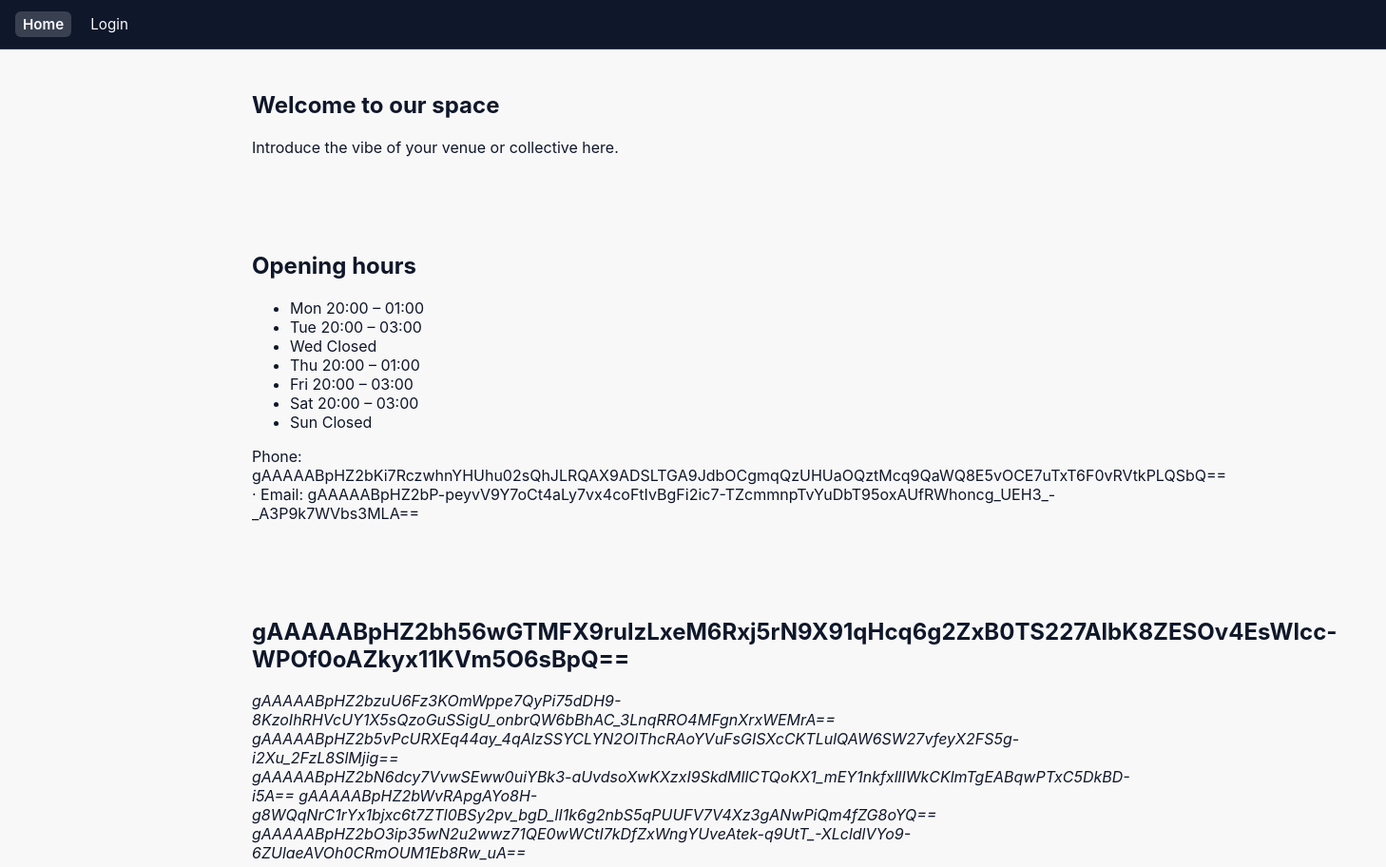
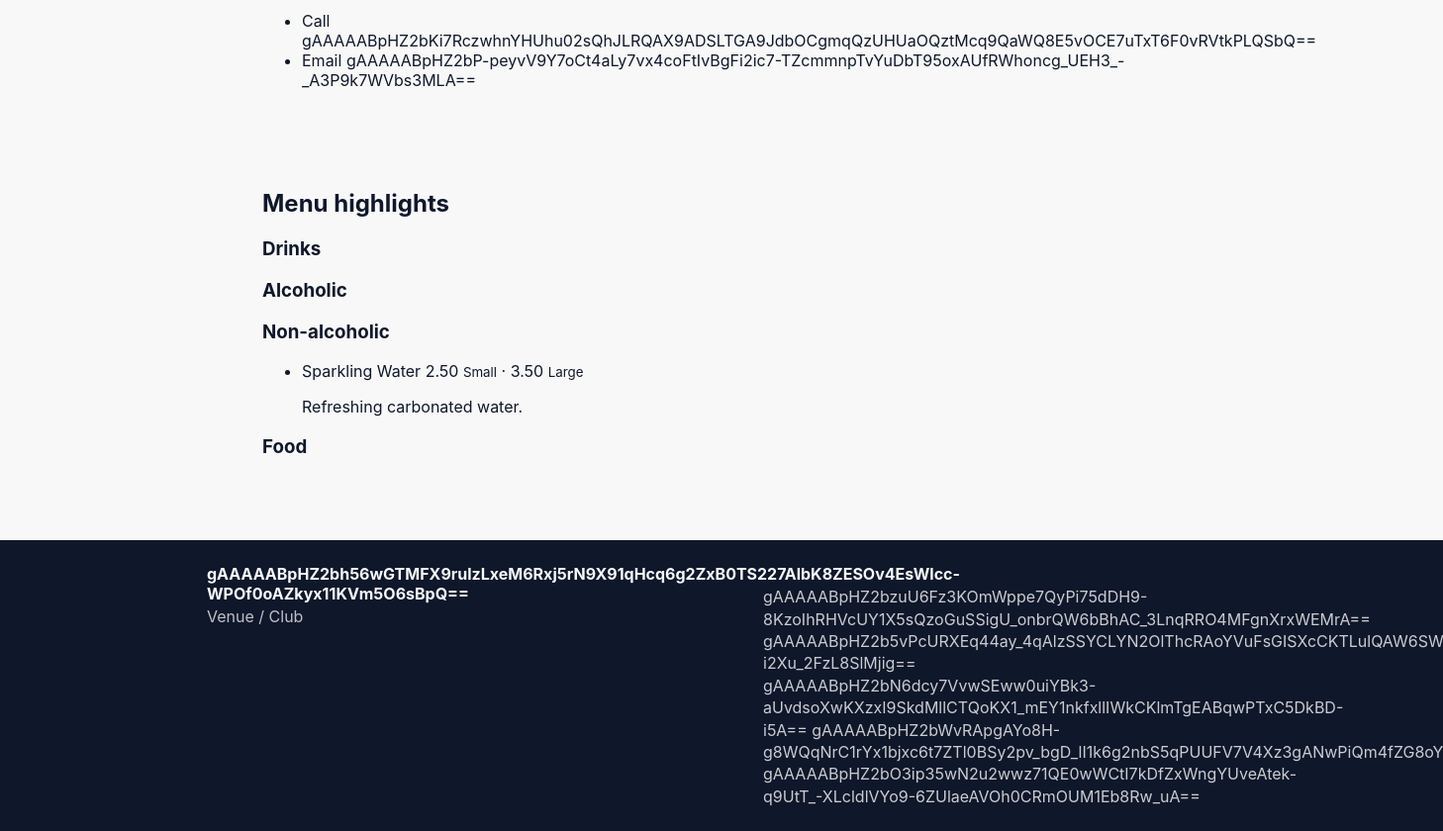
The page / on the database its author committed (2 pictures, top to bottom).
### app/pages/models.py (models this page shows, shortened)
class Page(models.Model):
    class Status(models.TextChoices):
        DRAFT = "draft", "Draft"
        REVIEW = "review", "Needs review"
        PUBLISHED = "published", "Published"
    title = models.CharField(max_length=200)
    slug = models.SlugField(max_length=200, unique=True)
    summary = models.TextField(blank=True)
    body = CKEditor5Field("Body", blank=True, config_name="default")
    blocks = models.JSONField(
        default=list,
        blank=True,
        help_text="Structured block data used by the visual page builder.",
    )
    status = models.CharField(max_length=15, choices=Status.choices, default=Status.DRAFT)
    is_visible = models.BooleanField(
        default=True,
        help_text="If disabled the page stays in drafts and is hidden from navigation.",
    )
    navigation_order = models.PositiveIntegerField(default=0)
    show_navigation_bar = models.BooleanField(
        default=True,
        help_text="Display the navigation bar on this page.",
    )
    custom_nav_items = models.JSONField(
        default=list,
        blank=True,
        help_text="Ordered list of page slugs to display when this page renders (leave empty to hide the navigation bar).",
    )
    hero_image = models.ImageField(upload_to="pages/heroes/", blank=True, null=True)
    published_at = models.DateTimeField(blank=True, null=True)
    created_at = AutoCreatedField("created at")
    updated_at = AutoLastModifiedField("updated at")
    created_by = models.ForeignKey(
        settings.AUTH_USER_MODEL,
        related_name="pages_created",
        on_delete=models.SET_NULL,
        blank=True,
        null=True,
    )
    updated_by = models.ForeignKey(
        settings.AUTH_USER_MODEL,
        related_name="pages_updated",
        on_delete=models.SET_NULL,
        blank=True,
        null=True,
    )
    objects = PageQuerySet.as_manager()
    class Meta:
        ordering = ("navigation_order", "title")
    def get_absolute_url(self):
        from django.urls import reverse
        return reverse("public:page-detail", kwargs={"slug": self.slug})
    render_body_only = models.BooleanField(
        default=False,
        help_text="If enabled, ignore the block builder and render the raw HTML body only.",
    )
    def render_content_segments(self, *, request=None, extra_context=None):
        if self.render_body_only or not self.blocks:
            html = self.body or ""
            return mark_safe(html), mark_safe("")
        main_blocks = [block for block in self.blocks if block.get("type") != "footer"]
        footer_blocks = [block for block in self.blocks if block.get("type") == "footer"]
        main_html = render_blocks(main_blocks, request=request, extra_context=extra_context)
        footer_html = render_blocks(footer_blocks, request=request, extra_context=extra_context)
        return main_html, footer_html

### app/setup/models.py (models this page shows, shortened)
class SiteSettings(models.Model):
    class Mode(models.TextChoices):
        VENUE = "VENUE", _("Venue / Club")
        BAND = "BAND", _("Band / Artist")
        PERSON = "PERSON", _("Person / Blog")
    mode = models.CharField(max_length=10, choices=Mode.choices, default=Mode.VENUE)
    org_name = EncryptedCharField(max_length=200, blank=True)
    logo = models.ImageField(upload_to="logos/", blank=True, null=True)
    logo_secondary = models.ImageField(upload_to="logos/", blank=True, null=True)
    address_street = EncryptedCharField(max_length=200, blank=True)
    address_number = EncryptedCharField(max_length=20, blank=True)
    address_postal_code = EncryptedCharField(max_length=20, blank=True)
    address_city = EncryptedCharField(max_length=120, blank=True)
    address_country = EncryptedCharField(max_length=120, blank=True)
    address_autocomplete = models.BooleanField(
        default=False,
        help_text=_("Enable address autocomplete (requires JS integration)."),
    )
    contact_email = EncryptedEmailField(blank=True)
    contact_phone = EncryptedCharField(max_length=64, blank=True)
    website_url = models.URLField(blank=True)
    social_facebook = models.URLField(blank=True)
    social_instagram = models.URLField(blank=True)
    social_twitter = models.URLField(blank=True, help_text=_("X / Twitter URL"))
    social_tiktok = models.URLField(blank=True)
    social_youtube = models.URLField(blank=True)
    social_spotify = models.URLField(blank=True)
    social_soundcloud = models.URLField(blank=True)
    social_bandcamp = models.URLField(blank=True)
    social_linkedin = models.URLField(blank=True)
    social_mastodon = models.URLField(blank=True)
    same_as = EncryptedTextField(blank=True, help_text=_("schema.org sameAs: one URL per line"))
    geo_lat = models.DecimalField(
        max_digits=9, decimal_places=6, null=True, blank=True, help_text=_("Latitude")
    )
    geo_lng = models.DecimalField(
        max_digits=9, decimal_places=6, null=True, blank=True, help_text=_("Longitude")
    )
    price_range = models.CharField(max_length=20, blank=True, help_text=_("e.g., $, $$, $$$"))
    default_currency = models.CharField(
        max_length=8, default="EUR", help_text=_("Currency code (suggested list + free text)")
    )
    membership_enabled = models.BooleanField(default=False)
    membership_hint = models.CharField(
        max_length=200, blank=True, help_text=_("Short label shown next to money icon.")
    )
    public_pages_enabled = models.BooleanField(
        default=True,
        help_text=_("Expose the public-facing site powered by the Pages app."),
    )
    required_pages = models.TextField(
        blank=True,
        help_text=_("Legacy field for auto-created pages; no longer used by the UI."),
    )
    created_at = models.DateTimeField(auto_now_add=True)
    updated_at = models.DateTimeField(auto_now=True)
    smoking_allowed = models.BooleanField(null=True, blank=True)
    pets_allowed_text = models.CharField(max_length=120, blank=True)
    typical_age_range = models.CharField(max_length=20, blank=True)
    acc_step_free = models.BooleanField(default=False)
    acc_wheelchair = models.BooleanField(default=False)
    acc_accessible_wc = models.BooleanField(default=False)
    acc_visual_aid = models.BooleanField(default=False)
    acc_service_animals = models.BooleanField(default=False)
    accessibility_summary = models.TextField(blank=True)
    lgbtq_friendly = models.BooleanField(default=False)
    minors_policy_note = models.CharField(max_length=200, blank=True)
    maximum_attendee_capacity = models.PositiveIntegerField(null=True, blank=True)
    awareness_team_available = models.BooleanField(default=False)
    awareness_contact = EncryptedCharField(
        max_length=200,
        blank=True,
        help_text=_("Phone, email, URL, or a short instruction (free text)."),
    )
    publish_opening_times = models.BooleanField(
        default=False,
        verbose_name="Show opening times on public pages",
        help_text="If checked, opening times will be rendered on public pages."
    )
    @classmethod
    def get_solo(cls):
        obj, _ = cls.objects.get_or_create(id=1)
        return obj

### app/menu/models.py (models this page shows, shortened)
class Category(models.Model):
    KIND_DRINK = "drink"
    KIND_FOOD = "food"
    KIND_CHOICES = [
        (KIND_DRINK, "Drink"),
        (KIND_FOOD, "Food"),
    ]
    name = models.CharField(max_length=120)
    slug = models.SlugField(max_length=140, unique=True, validators=[slug_validator], blank=True)
    parent = models.ForeignKey("self", null=True, blank=True, related_name="children", on_delete=models.CASCADE)
    kind = models.CharField(max_length=16, choices=KIND_CHOICES)
    unit_group = models.ForeignKey(UnitGroup, null=True, blank=True, on_delete=models.SET_NULL)
    class Meta:
        ordering = ["parent__id", "name"]

class Item(models.Model):
    name = models.CharField(max_length=160)
    slug = models.SlugField(max_length=180, unique=True, validators=[slug_validator], blank=True)
    category = models.ForeignKey(Category, related_name="items", on_delete=models.PROTECT)
    description = models.TextField(blank=True)
    allergens_note = models.CharField(max_length=240, blank=True)
    vegan = models.BooleanField(default=False)
    vegetarian = models.BooleanField(default=False)
    gluten_free = models.BooleanField(default=False)
    sugar_free = models.BooleanField(default=False)
    lactose_free = models.BooleanField(default=False)
    nut_free = models.BooleanField(default=False)
    halal = models.BooleanField(default=False)
    kosher = models.BooleanField(default=False)
    visible_public = models.BooleanField(default=True)
    featured = models.BooleanField(default=False)
    sold_out_until = models.DateTimeField(null=True, blank=True)
    new_until = models.DateTimeField(null=True, blank=True)
    unit_group_override = models.ForeignKey(UnitGroup, null=True, blank=True, on_delete=models.SET_NULL)
    class Meta:
        ordering = ["name"]
    def is_sold_out(self) -> bool:
        return bool(self.sold_out_until and self.sold_out_until >= timezone.now())
    def is_new(self) -> bool:
        return bool(self.new_until and self.new_until >= timezone.now())

class ItemVariant(models.Model):
    item = models.ForeignKey(Item, related_name="variants", on_delete=models.CASCADE)
    label = models.CharField(max_length=64, blank=True)
    quantity = models.DecimalField(max_digits=8, decimal_places=3, validators=[MinValueValidator(0)])
    unit = models.ForeignKey(Unit, on_delete=models.PROTECT)
    price = models.DecimalField(max_digits=8, decimal_places=2, validators=[MinValueValidator(0)])
    abv = models.DecimalField(max_digits=5, decimal_places=2, null=True, blank=True, help_text="Alcohol by volume (%)")
    class Meta:
        ordering = ["item__name", "unit__kind", "quantity", "label"]

### app/pages/views_public.py (the view, shortened to what this page needs)
def home(request):
    _public_enabled_or_404()
    page = _first_available_page()
    if page.slug != "home":
        return redirect(page.get_absolute_url())
    return _render_page(request, page)

### app/templates/pages/blocks/hero.html (shortened to what this page needs)
{% load static %}
<section class="page-block page-block--hero align-{{ props.alignment|default:'center' }}">
  <div class="page-block__background" style="">
    <div class="page-block__container">
      {% if props.title %}<h1 class="page-hero__title">{{ props.title }}</h1>{% endif %}
      {% if props.subtitle %}<p class="page-hero__subtitle">{{ props.subtitle }}</p>{% endif %}
    </div>
  </div>
</section>

### app/templates/pages/blocks/opening_hours.html (shortened to what this page needs)
<section class="page-block page-block--hours">
  <div class="page-block__container">
    {% if props.title or props.subtitle %}
      <div class="page-block__header">
        {% if props.title %}<h2>{{ props.title }}</h2>{% endif %}
      </div>
    {% endif %}
    <ul class="page-hours">
      {% for entry in hours.entries %}
        <li class="page-hours__row">
          <span class="page-hours__weekday">{{ entry.weekday }}</span>
          {% if entry.closed %}
            <span class="page-hours__status">Closed</span>
          {% else %}
            <span class="page-hours__status">{{ entry.open_time }} – {{ entry.close_time }}</span>
          {% endif %}
        </li>
      {% empty %}
        <li class="page-hours__row"><span class="muted">Opening times not configured yet.</span></li>
      {% endfor %}
    </ul>
    {% if props.show_contact and site.contact %}
      <p class="page-hours__contact">
        {% if site.contact.phone %}Phone: <a href="tel:{{ site.contact.phone }}">{{ site.contact.phone }}</a>{% endif %}
        {% if site.contact.email %} · Email: <a href="mailto:{{ site.contact.email }}">{{ site.contact.email }}</a>{% endif %}
      </p>
    {% endif %}
  </div>
</section>

### app/templates/pages/blocks/contact.html (shortened to what this page needs)
<section class="page-block page-block--contact">
  <div class="page-block__container">
    <div class="page-contact">
      <div class="page-contact__details">
        {% if site.name %}<h2>{{ site.name }}</h2>{% endif %}
        <address>
          {% if site.address.street or site.address.number %}
            <div>{{ site.address.street }} {% if site.address.number %}{{ site.address.number }}{% endif %}</div>
          {% endif %}
          {% if site.address.postal_code or site.address.city %}
            <div>{{ site.address.postal_code }} {{ site.address.city }}</div>
          {% endif %}
          {% if site.address.country %}<div>{{ site.address.country }}</div>{% endif %}
        </address>
        <ul class="page-contact__list">
          {% if site.contact.phone %}<li><a href="tel:{{ site.contact.phone }}">Call {{ site.contact.phone }}</a></li>{% endif %}
          {% if site.contact.email %}<li><a href="mailto:{{ site.contact.email }}">Email {{ site.contact.email }}</a></li>{% endif %}
        </ul>
      </div>
    </div>
  </div>
</section>

### app/templates/pages/blocks/partials/menu_section.html (shortened to what this page needs)
<div class="page-menu__section depth-{{ category.depth }}">
  <h3 class="page-menu__heading">{{ category.name }}</h3>
  {% if category.items %}
    <ul class="page-menu__items">
      {% for item in category.items %}
        <li class="page-menu__item">
          <div class="page-menu__item-header">
            <span class="page-menu__item-name">{{ item.name }}</span>
            {% if item.variants %}
              <span class="page-menu__item-price">
                {% for variant in item.variants %}
                  <span class="price">
                    {{ variant.price }}
                    {% if variant.label %}<small>{{ variant.label }}</small>{% endif %}
                    {% if not forloop.last %} · {% endif %}
                  </span>
                {% endfor %}
              </span>
            {% endif %}
          </div>
          {% if item.description %}<p class="page-menu__item-desc">{{ item.description }}</p>{% endif %}
        </li>
      {% endfor %}
    </ul>
  {% endif %}
  {% if category.children %}
    <div class="page-menu__children">
      {% for child in category.children %}
        {% include "pages/blocks/partials/menu_section.html" with category=child props=props %}
      {% endfor %}
    </div>
  {% endif %}
</div>

### app/templates/pages/blocks/footer.html (shortened to what this page needs)
<footer class="page-block page-block--footer">
  <div class="page-block__container">
    <div class="page-footer">
      <div class="page-footer__sections">
        {% if props.brand_logo_resolved or props.brand_name or props.brand_tagline %}
          <div class="page-footer__section page-footer__brand">
            <div>
              {% if props.brand_name %}<strong>{{ props.brand_name }}</strong>{% endif %}
              {% if props.brand_tagline %}<p>{{ props.brand_tagline }}</p>{% endif %}
            </div>
          </div>
        {% endif %}
        {% if props.address_html %}
          <address class="page-footer__section page-footer__address">
            {{ props.address_html|linebreaksbr }}
          </address>
        {% endif %}
      </div>
    </div>
  </div>
</footer>

### app/templates/public/base_public.html (shortened to what this page needs)
{% load static %}
<!doctype html>
<html lang="en">
<head>
  <link rel="stylesheet" href="{% static 'public/site.css' %}">
</head>
<body>
  <div class="site-shell">
    {% if page_show_nav|default:True and public_pages %}
      <header class="site-header">
        <nav class="site-nav">
          {% for p in public_pages %}
            {% with nav_url=p.pretty_url|default:p.url %}
              <a href="{{ nav_url }}" class="{% if request.path == nav_url %}active{% endif %}">{{ p.title }}</a>
            {% endwith %}
          {% endfor %}
        </nav>
      </header>
    {% endif %}
    <main class="site-main">
      {% block content %}{% endblock %}
    </main>
    {% block after_main %}{% endblock %}
  </div>
</body>
</html>

### rows shown on the page
Page: title "Home"
Page: title "Login"
SiteSettings: contact.phone "gAAAAABpHZ2bKi7RczwhnYHUhu02sQhJLRQAX9ADSLTGA9JdbOCgmqQzUHUaOQztMcq9QaWQ8E5vOCE7uTxT6F0vRVtkPLQSbQ==", contact.email "gAAAAABpHZ2bP-peyvV9Y7oCt4aLy7vx4coFtIvBgFi2ic7-TZcmmnpTvYuDbT95oxAUfRWhoncg_UEH3_-_A3P9k7WVbs3MLA==", name "gAAAAABpHZ2bh56wGTMFX9rulzLxeM6Rxj5rN9X91qHcq6g2ZxB0TS227AlbK8ZESOv4EsWlcc-WPOf0oAZkyx11KVm5O6sBpQ==", address.street "gAAAAABpHZ2bzuU6Fz3KOmWppe7QyPi75dDH9-8KzoIhRHVcUY1X5sQzoGuSSigU_onbrQW6bBhAC_3LnqRRO4MFgnXrxWEMrA==", address.number "gAAAAABpHZ2b5vPcURXEq44ay_4qAlzSSYCLYN2OlThcRAoYVuFsGISXcCKTLulQAW6SW27vfeyX2FS5g-i2Xu_2FzL8SlMjig==", address.postal_code "gAAAAABpHZ2bN6dcy7VvwSEww0uiYBk3-aUvdsoXwKXzxI9SkdMllCTQoKX1_mEY1nkfxllIWkCKlmTgEABqwPTxC5DkBD-i5A==", address.city "gAAAAABpHZ2bWvRApgAYo8H-g8WQqNrC1rYx1bjxc6t7ZTl0BSy2pv_bgD_lI1k6g2nbS5qPUUFV7V4Xz3gANwPiQm4fZG8oYQ==", address.country "gAAAAABpHZ2bO3ip35wN2u2wwz71QE0wWCtI7kDfZxWngYUveAtek-q9UtT_-XLcldlVYo9-6ZUlaeAVOh0CRmOUM1Eb8Rw_uA==", brand_name "gAAAAABpHZ2bh56wGTMFX9rulzLxeM6Rxj5rN9X91qHcq6g2ZxB0TS227AlbK8ZESOv4EsWlcc-WPOf0oAZkyx11KVm5O6sBpQ==", address_html "gAAAAABpHZ2bzuU6Fz3KOmWppe7QyPi75dDH9-8KzoIhRHVcUY1X5sQzoGuSSigU_onbrQW6bBhAC_3LnqRRO4MFgnXrxWEMrA== gAAAAABpHZ2bN6dcy7VvwSEww0uiYBk3-aUvdsoXwKXzxI9SkdMllCTQoKX1_mEY1nkfxllIWkCKlmTgEABqwPTxC5DkBD-i5A== gAAAAABpHZ2bO3ip35wN2u2wwz71QE0wWCtI7kDfZxWngYUveAtek-q9UtT_-XLcldlVYo9-6ZUlaeAVOh0CRmOUM1Eb8Rw_uA=="
Category: name "Drinks"
Category: name "Alcoholic"
Category: name "Non-alcoholic"
Item: name "Sparkling Water", description "Refreshing carbonated water."
ItemVariant: label "Small"
ItemVariant: label "Large"
Category: name "Food"

### other values the page prints
{{ props.title }} "Welcome to our space"
{{ props.subtitle }} "Introduce the vibe of your venue or collective here."
{{ props.title }} "Opening hours"
{{ entry.weekday }} "Mon" "Tue" "Wed" "Thu" "Fri" "Sat" "Sun"
{{ entry.open_time }} "20:00" "20:00" "20:00" "20:00" "20:00"
{{ entry.close_time }} "01:00" "03:00" "01:00" "03:00" "03:00"
{{ props.title }} "Menu highlights"
{{ variant.price }} "2.50" "3.50"
{{ props.brand_tagline }} "Venue / Club"
